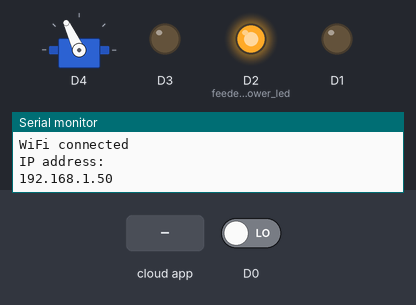
A sketch run on a simulated ESP8266 (NodeMCU). Shown: servo, output pins drawn as LEDs (lit = HIGH), the last lines printed to the serial monitor. The inputs (shaded band) are chosen by the test bench; at power-on: D0 LOW. WiFi joins after 1.5 s; servers stay silent unless stated.

Above: at 3.2 s.
3.3 s: the phone or cloud app sets alimentador.direito to 1
At 3.9 s:
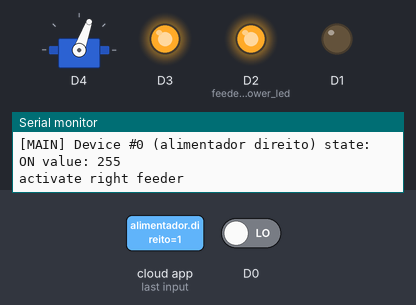
At 6.1 s:
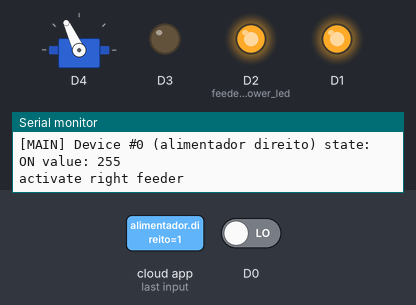
6.3 s: the phone or cloud app sets alimentador.direito to 1
At 7.6 s:
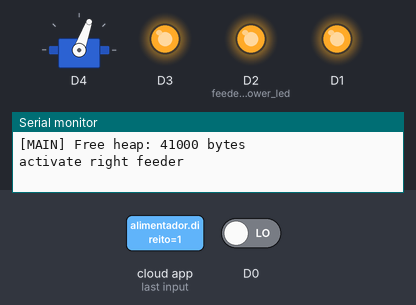
Timing chart, 0 to 9.8 s (numbered marks = the images above; inputs shaded):
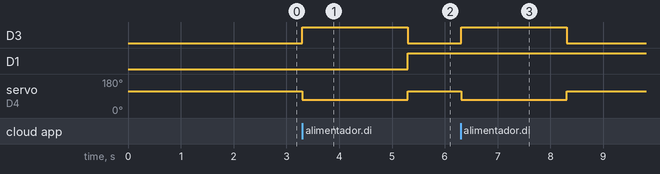

Measured:
- after the input at 3.3 s, D3: LOW → HIGH at once, → LOW 2.0 s later; D1: LOW → HIGH after 2.0 s; servo on D4: 115° → 70° at once, → 115° 2.0 s later
- after the input at 6.3 s, D3: LOW → HIGH at once, → LOW 2.0 s later; servo on D4: 115° → 70° at once, → 115° 2.0 s later

The sketch:

_CATOPEW_NODE_MCU.ino
```cpp
#include "WifiConfig.h"
#include "DistanceChecker.h"
#include "Feeder.h"
#include "FauxmoManager.h"

const uint time_in_mili_open = 2000;
const int feeder_power_led = D2;

DistanceChecker distanceChecker(D0, D1);

Feeder right_feeder(D3, D4, 115, 70);
//Feeder left_feeder(D5, D6, 115, 70);

void setup()
{
  Serial.begin(115200);
  Serial.println();
  Serial.println();
  Serial.println("STARTING CATOPEW Feeder...");

  pinMode(feeder_power_led, OUTPUT);

  initWifi();
  initFauxmo();

  digitalWrite(feeder_power_led, HIGH);
}

void loop()
{
  // fauxmoESP uses an async TCP server but a sync UDP server
  // Therefore, we have to manually poll for UDP packets
  fauxmo.handle();

  freeHeap(5);

  if(active_right_feeder_command)
  {
    Serial.println("activate right feeder");

    right_feeder.openAndCloseAfterMiliseconds(time_in_mili_open);
    distanceChecker.serialPrintDebugDistance();

    active_right_feeder_command = false;
  }
}
```

DistanceChecker.cpp
```cpp
/*
    Feeder.h - Library for manage HC-04 Ultrasonic distance sensor to detect feeder fill.
    Created by Pedro Rossa, January 4, 2022.
    Released into the public domain.
*/
#include "DistanceChecker.h"

DistanceChecker::DistanceChecker(uint16_t echo_pin, uint16_t trigger_pin, uint empty_distance_in_cm, uint full_distance_in_cm)
{
    _echo_pin = echo_pin;
    _trigger_pin = trigger_pin;
    _empty_distance_in_cm = empty_distance_in_cm;
    _full_distance_in_cm = full_distance_in_cm;

    pinMode(_echo_pin, INPUT);
    pinMode(_trigger_pin, OUTPUT);
}

uint DistanceChecker::checkDistance()
{
    return _ultrasonicDistance();
}

void DistanceChecker::serialPrintDebugDistance()
{
  uint distance = checkDistance();

  Serial.print("Food is: ");
  if(distance <= _full_distance_in_cm)
  {
    Serial.println("Full Filed");
  }
  else if(distance <= _full_distance_in_cm/2)
  {
    Serial.println("You are in the middle of your food");
  }
  else if(distance <= _empty_distance_in_cm)
  {
    Serial.println("You are almost without food");
  }

  Serial.print("Distance: ");
  Serial.print(distance);
  Serial.print(" cm");
}

uint DistanceChecker::_ultrasonicDistance()
{
  _pingUltrasonic();
  long time = pulseIn(_echo_pin, HIGH);
  return (uint)((time / 2) / 29.1); //cm distance
}

void DistanceChecker::_pingUltrasonic()
{
  digitalWrite(_trigger_pin, LOW); //PULSE ___|---|___
  delayMicroseconds(2);
  digitalWrite(_trigger_pin, HIGH);
  delayMicroseconds(10);
}
```

DistanceChecker.h
```cpp
/*
    Feeder.h - Library for manage HC-04 Ultrasonic distance sensor to detect feeder fill.
    Created by Pedro Rossa, January 4, 2022.
    Released into the public domain.
*/
#ifndef DistanceChecker_h
#define DistanceChecker_h

#include "Arduino.h"

class DistanceChecker
{
  public:
  DistanceChecker(uint16_t echo_pin, uint16_t trigger_pin, uint empty_distance_in_cm = 20, uint full_distance_in_cm = 5);

  uint checkDistance();
  void serialPrintDebugDistance();

  private:
  uint16_t _echo_pin;
  uint16_t _trigger_pin;
  uint _empty_distance_in_cm;
  uint _full_distance_in_cm;

  uint _ultrasonicDistance();
  void _pingUltrasonic();
};

#endif
```

FauxmoManager.h
```cpp
/*
    FauxmoManager.h - Script to configure and use FauxmoESP to connect the feeder to alexa
    Created by Pedro Rossa, January 4, 2022.
    Released into the public domain.
*/
#ifndef FauxmoManager_h
#define FauxmoManager_h

#include "fauxmoESP.h"

fauxmoESP fauxmo;

bool active_right_feeder_command = false;
//bool active_left_feeder_command = false;

//The value set to these defines will be the words used on alexa to activate and deactivate the feeders
#define ID_RIGHT_FEDDER "alimentador direito"
//#define ID_LEFT_FEDDER "alimentador esquerdo"

void fauxmoOnState()
{
  fauxmo.onSetState([](unsigned char device_id, const char * device_name, bool state, unsigned char value) {

  // Callback when a command from Alexa is received.
  // You can use device_id or device_name to choose the element to perform an action onto (relay, LED,...)
  // State is a boolean (ON/OFF) and value a number from 0 to 255 (if you say "set kitchen light to 50%" you will receive a 128 here).
  // Just remember not to delay too much here, this is a callback, exit as soon as possible.
  // If you have to do something more involved here set a flag and process it in your main loop.

  Serial.printf("[MAIN] Device #%d (%s) state: %s value: %d\n", device_id, device_name, state ? "ON" : "OFF", value);

  // Checking for device_id is simpler if you are certain about the order they are loaded and it does not change.
  // Otherwise comparing the device_name is safer.

  if (strcmp(device_name, ID_RIGHT_FEDDER) == 0 && state == true)
  {
    active_right_feeder_command = true;
    fauxmo.setState(ID_RIGHT_FEDDER, false, 0);
  }

  //if (strcmp(device_name, ID_LEFT_FEDDER) == 0 && state == true)
  //{
  //  active_left_feeder_command = true;
  //  fauxmo.setState(ID_LEFT_FEDDER, false, 0);
  //}

  });
}

void initFauxmo()
{
    // By default, fauxmoESP creates it's own webserver on the defined port
    // The TCP port must be 80 for gen3 devices (default is 1901)
    // This has to be done before the call to enable()
    fauxmo.createServer(true); // not needed, this is the default value
    fauxmo.setPort(80); // This is required for gen3 devices

    // You have to call enable(true) once you have a WiFi connection
    // You can enable or disable the library at any moment
    // Disabling it will prevent the devices from being discovered and switched
    fauxmo.enable(true);

    // Add virtual devices
    fauxmo.addDevice(ID_RIGHT_FEDDER);
    //fauxmo.addDevice(ID_LEFT_FEDDER);

    fauxmoOnState();
}

#endif
```

Feeder.cpp
```cpp
/*
    Feeder.h - Library for manage servo motors of catFeeder.
    Created by Pedro Rossa, January 4, 2022.
    Released into the public domain.
*/

#include "Feeder.h"

Feeder::Feeder(uint16_t led_pin, uint16_t servo_pin, uint16_t close_position, uint16_t open_position)
{
    _led_pin = led_pin;
    _servo_pin = servo_pin;
    _close_position = close_position;
    _open_position = open_position;

    pinMode(_led_pin, OUTPUT);
    _setLedStatus(false);

    _servo_motor.attach(_servo_pin);

    close();
}

void Feeder::setOpenPosition(uint16_t angle)
{
    _open_position = angle;
}

void Feeder::setClosePosition(uint16_t angle)
{
    _close_position = angle;
}

void Feeder::open()
{
    _servo_motor.write(_open_position);
    _setLedStatus(true);

    _is_open = true;
}

void Feeder::close()
{
    _servo_motor.write(_close_position);
    _setLedStatus(false);

    _is_open = false;
}

void Feeder::openAndCloseAfterMiliseconds(uint time_in_mili)
{
    open();
    delay(time_in_mili);
    close();
}

bool Feeder::isOpen()
{
    return _is_open;
}

// Private Methods

void Feeder::_setLedStatus(bool state)
{
    digitalWrite(_led_pin, state);
}

//----------------
```

Feeder.h
```cpp
/*
    Feeder.h - Library for manage servo motors of catFeeder.
    Created by Pedro Rossa, January 4, 2022.
    Released into the public domain.
*/
#ifndef Feeder_h
#define Feeder_h

#include "Arduino.h"
#include <Servo.h>

class Feeder
{
  public:
  Feeder(uint16_t led_pin, uint16_t servo_pin, uint16_t close_position = 100, uint16_t open_position = 80);
  void setOpenPosition(uint16_t angle);
  void setClosePosition(uint16_t angle);

  void open();
  void close();
  void openAndCloseAfterMiliseconds(uint time_in_mili);

  bool isOpen();

  private:
  uint16_t _led_pin;
  uint16_t _servo_pin;

  uint16_t _close_position;
  uint16_t _open_position;

  bool _is_open;
  Servo _servo_motor;

  void _setLedStatus(bool state);
};

#endif
```

WifiCredentials.h
```cpp
#ifndef STASSID
#define STASSID "MySSID"
#define STAPSK  "MyPASSWORD"
#endif
```

WifiConfig.h
```cpp
/*
    WifiConfig.h - Library for manage ESP8266 wifi connection.
    Created by Pedro Rossa, January 4, 2022.
    Released into the public domain.
*/
#ifndef WifiConfig_h
#define WifiConfig_h

#include <ESP8266WiFi.h>
#include <ESP8266WiFiMulti.h>
#include "WifiCredentials.h"

const char* ssid     = STASSID;
const char* password = STAPSK;

const char* host = "192.168.1.1";
const uint16_t port = 3000;

ESP8266WiFiMulti WiFiMulti;

static unsigned long last_timer_in_millis = millis();

void initWifi()
{
    WiFi.mode(WIFI_STA);
    WiFiMulti.addAP(ssid, password);

    Serial.println();
    Serial.println();
    Serial.print("Wait for WiFi... ");

    while (WiFiMulti.run() != WL_CONNECTED)
    {
        Serial.print(".");
        delay(500);
    }

    Serial.println("");
    Serial.println("WiFi connected");
    Serial.println("IP address: ");
    Serial.println(WiFi.localIP());

    delay(500);
}

void freeHeap(uint seconds_to_repeat)
{
    if (millis() - last_timer_in_millis > (seconds_to_repeat * 1000))
    {
        last_timer_in_millis = millis();
        Serial.printf("[MAIN] Free heap: %d bytes\n", ESP.getFreeHeap());
    }
}

#endif
```
